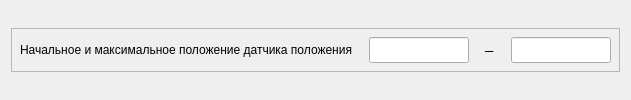
     <widget class="QWidget" name="tab">
      <attribute name="title">
       <string>Датчик линейных перемещений</string>
      </attribute>
      <layout class="QHBoxLayout" name="horizontalLayout_3">
       <item>
        <widget class="QFrame" name="frame_sensorLinear_Section">
         <property name="sizePolicy">
          <sizepolicy hsizetype="Maximum" vsizetype="Maximum">
           <horstretch>0</horstretch>
           <verstretch>0</verstretch>
          </sizepolicy>
         </property>
         <property name="frameShape">
          <enum>QFrame::Shape::StyledPanel</enum>
         </property>
         <property name="frameShadow">
          <enum>QFrame::Shadow::Raised</enum>
         </property>
         <layout class="QHBoxLayout" name="horizontalLayout_2">
          <property name="spacing">
           <number>16</number>
          </property>
          <property name="leftMargin">
           <number>8</number>
          </property>
          <property name="topMargin">
           <number>8</number>
          </property>
          <property name="rightMargin">
           <number>8</number>
          </property>
          <property name="bottomMargin">
           <number>8</number>
          </property>
          <item>
           <widget class="QLabel" name="label">
            <property name="sizePolicy">
             <sizepolicy hsizetype="Maximum" vsizetype="Preferred">
              <horstretch>0</horstretch>
              <verstretch>0</verstretch>
             </sizepolicy>
            </property>
            <property name="text">
             <string>Начальное и максимальное положение датчика положения</string>
            </property>
           </widget>
          </item>
          <item>
           <widget class="QLineEdit" name="lineEdit_linearMin">
            <property name="sizePolicy">
             <sizepolicy hsizetype="Preferred" vsizetype="Fixed">
              <horstretch>0</horstretch>
              <verstretch>0</verstretch>
             </sizepolicy>
            </property>
            <property name="minimumSize">
             <size>
              <width>100</width>
              <height>0</height>
             </size>
            </property>
            <property name="maximumSize">
             <size>
              <width>100</width>
              <height>16777215</height>
             </size>
            </property>
            <property name="font">
             <font>
              <pointsize>11</pointsize>
             </font>
            </property>
            <property name="focusPolicy">
             <enum>Qt::FocusPolicy::ClickFocus</enum>
            </property>
            <property name="alignment">
             <set>Qt::AlignmentFlag::AlignCenter</set>
            </property>
           </widget>
          </item>
          <item>
           <widget class="QLabel" name="label_crossingLimits_spring_2">
            <property name="sizePolicy">
             <sizepolicy hsizetype="Maximum" vsizetype="Preferred">
              <horstretch>0</horstretch>
              <verstretch>0</verstretch>
             </sizepolicy>
            </property>
            <property name="font">
             <font>
              <pointsize>11</pointsize>
             </font>
            </property>
            <property name="text">
             <string>–</string>
            </property>
           </widget>
          </item>
          <item>
           <widget class="QLineEdit" name="lineEdit_linearMax">
            <property name="sizePolicy">
             <sizepolicy hsizetype="Preferred" vsizetype="Fixed">
              <horstretch>0</horstretch>
              <verstretch>0</verstretch>
             </sizepolicy>
            </property>
            <property name="minimumSize">
             <size>
              <width>100</width>
              <height>0</height>
             </size>
            </property>
            <property name="maximumSize">
             <size>
              <width>100</width>
              <height>16777215</height>
             </size>
            </property>
            <property name="font">
             <font>
              <pointsize>11</pointsize>
             </font>
            </property>
            <property name="focusPolicy">
             <enum>Qt::FocusPolicy::ClickFocus</enum>
            </property>
            <property name="alignment">
             <set>Qt::AlignmentFlag::AlignCenter</set>
            </property>
           </widget>
          </item>
         </layout>
        </widget>
       </item>
      </layout>
     </widget>
